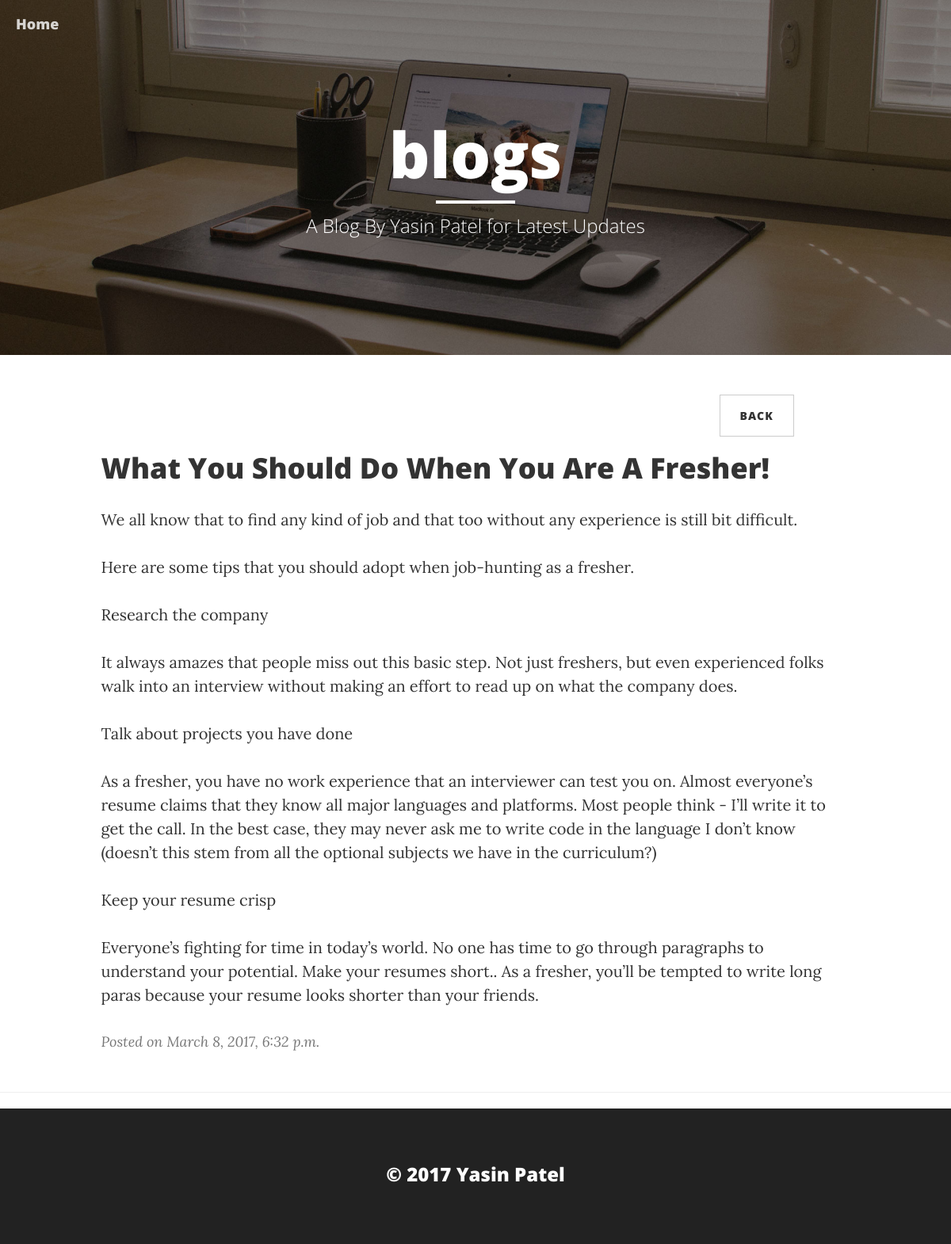
/post/1/, run on an earlier commit of the app's database.
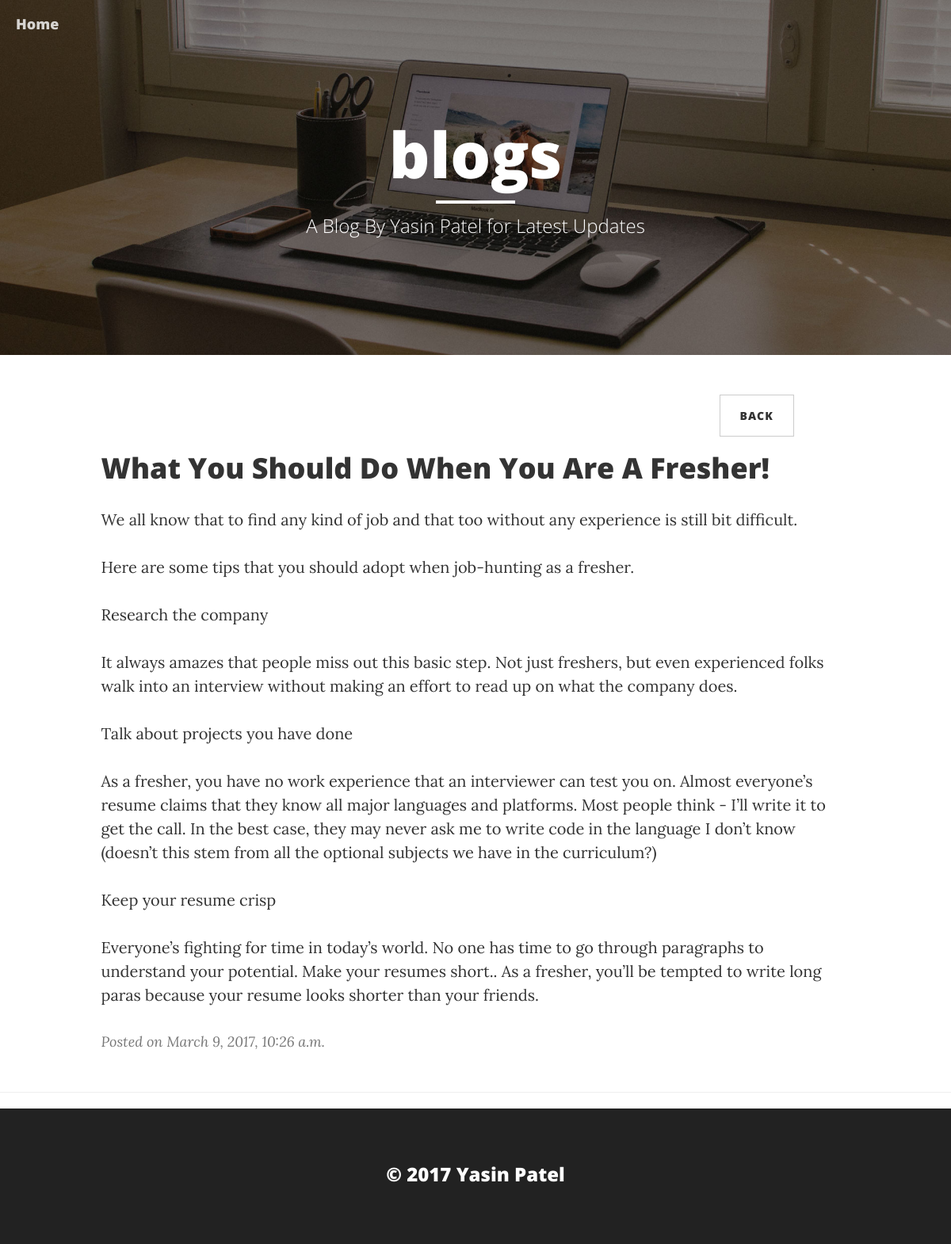
And on a later commit of the database.
### blog/models.py (models this page shows, shortened)
class Post(BaseModel):
    author =models.ForeignKey('auth.User')
    title=models.CharField(max_length=200)
    text=models.TextField()
    created_date=models.DateTimeField(default=timezone.now)
    published_date=models.DateTimeField(blank=True,null=True)

### blog/views.py (the view)
# urls.py: url(r'^post/(?P<pk>\d+)/$',views.post_details,name="post_details"),
def post_details(request,pk):
    posts =get_object_or_404(Post,pk=pk)
    return render(request,'blog/post_details.html',{"posts":posts})

### templates/blog/post_details.html (shortened to what this page needs)
{% extends 'blog/layout.html' %}
{% block content %}
<div class="row">
  <div class="col-sm-3 pull-right">
    <a href="/" class="btn btn-default btn-sm">Back</a>
  </div>
</div>
<div class="row">
    <div class="col-lg-10  col-md-10 col-md-offset-1">
          <div class="post-preview">
                  <h1 class="post-title">
                    {{ posts.title }}
                  </h1>
                  <p class="post-subtitle">
                      {{ posts.text|linebreaksbr }}
                  </p>
              <p class="post-meta">Posted on {{ posts.published_date }}
            </p>
          </div>
    </div>
</div>
{% endblock %}

What changed in the data, as far as the page shows it:
changed Post "What You Should Do When You Are A Fresher!": published_date "March 8, 2017, 6:32 p.m." → "March 9, 2017, 10:26 a.m."
